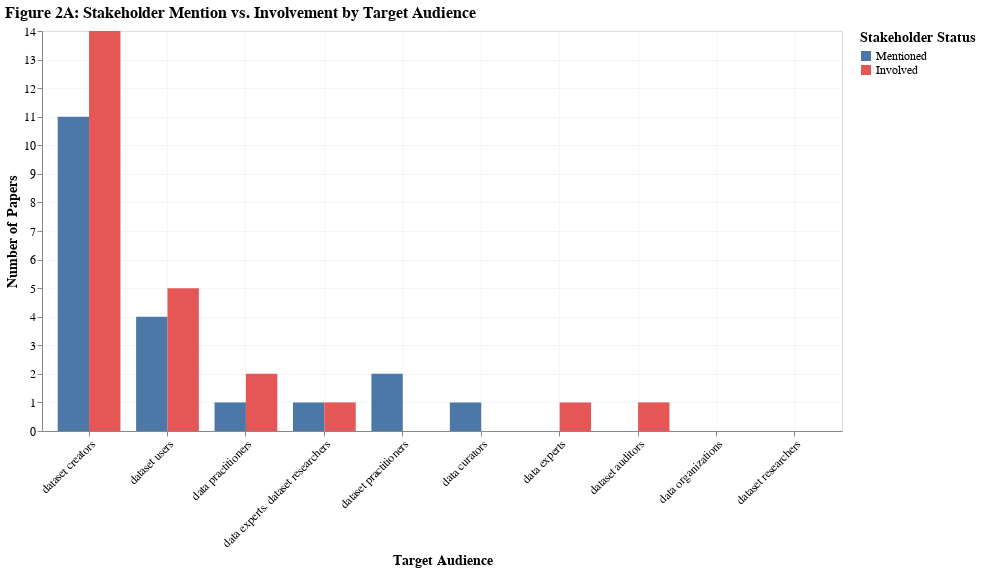

Source (notebook cell):
### Code cell
fig2_data = df_clean[['stakeholders_mentioned', 'stakeholders_involved', 'audiences']].dropna()
df_audiences_clean = df_audiences.dropna(subset=['stakeholders_mentioned', 'stakeholders_involved'])

stakeholder_data = []
for audience in df_audiences_clean['audience'].unique():
    audience_subset = df_audiences_clean[df_audiences_clean['audience'] == audience]
    
    mentioned_yes = len(audience_subset[audience_subset['stakeholders_mentioned'] == 'Yes'])
    
    involved_yes = len(audience_subset[audience_subset['stakeholders_involved'] == 'Yes'])
    
    stakeholder_data.append({
        'audience': audience,
        'category': 'Mentioned',
        'count': mentioned_yes
    })
    stakeholder_data.append({
        'audience': audience,
        'category': 'Involved',
        'count': involved_yes
    })

df_stakeholder = pd.DataFrame(stakeholder_data)

# Sort audiences by total count
audience_order = df_stakeholder.groupby('audience')['count'].sum().sort_values(ascending=False).index.tolist()

stakeholder_colors = {
    'Mentioned': '#4c78a8',
    'Involved': '#e45756'
}

fig2_option_a = alt.Chart(df_stakeholder).mark_bar().encode(
    x=alt.X('audience:N', 
            title='Target Audience',
            sort=audience_order,
            axis=alt.Axis(labelAngle=-45)),
    y=alt.Y('count:Q', title='Number of Papers'),
    color=alt.Color('category:N', 
                    title='Stakeholder Status',
                    scale=alt.Scale(domain=list(stakeholder_colors.keys()), 
                                  range=list(stakeholder_colors.values()))),
    xOffset='category:N',
    tooltip=['audience:N', 'category:N', 'count:Q']
).properties(
    width=800,
    height=400,
    title='Figure 2A: Stakeholder Mention vs. Involvement by Target Audience'
)

fig2_option_a

### Figure 1 — Vega-Lite specification as saved in the notebook (floating-point values rounded to 4 significant figures)
{"config": {"view": {"continuousWidth": 600, "continuousHeight": 400}, "mark": {"tooltip": true}, "axis": {"labelFontSize": 12, "titleFontSize": 14, "grid": true, "gridOpacity": 0.3}, "legend": {"labelFontSize": 12, "titleFontSize": 14}, "title": {"fontSize": 16, "anchor": "start"}}, "data": {"name": "data-d2db02b840f5dedb0a88f76ae81ef169"}, "mark": {"type": "bar"}, "encoding": {"color": {"field": "category", "scale": {"domain": ["Mentioned", "Involved"], "range": ["#4c78a8", "#e45756"]}, "title": "Stakeholder Status", "type": "nominal"}, "tooltip": [{"field": "audience", "type": "nominal"}, {"field": "category", "type": "nominal"}, {"field": "count", "type": "quantitative"}], "x": {"axis": {"labelAngle": -45}, "field": "audience", "sort": ["dataset creators", "dataset users", "data practitioners", "data experts. dataset researchers", "dataset practitioners", "data curators", "data experts", "dataset auditors", "data organizations", "dataset researchers"], "title": "Target Audience", "type": "nominal"}, "xOffset": {"field": "category", "type": "nominal"}, "y": {"field": "count", "title": "Number of Papers", "type": "quantitative"}}, "height": 400, "title": "Figure 2A: Stakeholder Mention vs. Involvement by Target Audience", "width": 800, "$schema": "https://vega.github.io/schema/vega-lite/v5.20.1.json", "datasets": {"data-d2db02b840f5dedb0a88f76ae81ef169": [{"audience": "dataset creators", "category": "Mentioned", "count": 11}, {"audience": "dataset creators", "category": "Involved", "count": 14}, {"audience": "dataset users", "category": "Mentioned", "count": 4}, {"audience": "dataset users", "category": "Involved", "count": 5}, {"audience": "dataset auditors", "category": "Mentioned", "count": 0}, {"audience": "dataset auditors", "category": "Involved", "count": 1}, {"audience": "data experts", "category": "Mentioned", "count": 0}, {"audience": "data experts", "category": "Involved", "count": 1}, {"audience": "data curators", "category": "Mentioned", "count": 1}, {"audience": "data curators", "category": "Involved", "count": 0}, {"audience": "dataset practitioners", "category": "Mentioned", "count": 2}, {"audience": "dataset practitioners", "category": "Involved", "count": 0}, {"audience": "data practitioners", "category": "Mentioned", "count": 1}, {"audience": "data practitioners", "category": "Involved", "count": 2}, {"audience": "data organizations", "category": "Mentioned", "count": 0}, {"audience": "data organizations", "category": "Involved", "count": 0}, {"audience": "data experts. dataset researchers", "category": "Mentioned", "count": 1}, {"audience": "data experts. dataset researchers", "category": "Involved", "count": 1}, {"audience": "dataset researchers", "category": "Mentioned", "count": 0}, {"audience": "dataset researchers", "category": "Involved", "count": 0}]}}
